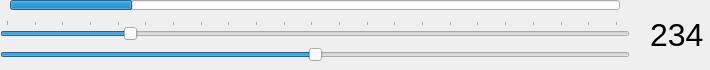
<?xml version="1.0" encoding="UTF-8"?>
<ui version="4.0">
 <class>sliderControlWidget</class>
 <widget class="QWidget" name="sliderControlWidget">
  <property name="geometry">
   <rect>
    <x>0</x>
    <y>0</y>
    <width>710</width>
    <height>70</height>
   </rect>
  </property>
  <property name="windowTitle">
   <string>Form</string>
  </property>
  <widget class="bSlider" name="speedSlider">
   <property name="geometry">
    <rect>
     <x>0</x>
     <y>40</y>
     <width>630</width>
     <height>30</height>
    </rect>
   </property>
   <property name="minimum">
    <number>-100</number>
   </property>
   <property name="maximum">
    <number>100</number>
   </property>
   <property name="orientation">
    <enum>Qt::Horizontal</enum>
   </property>
  </widget>
  <widget class="QProgressBar" name="positionBar">
   <property name="geometry">
    <rect>
     <x>10</x>
     <y>0</y>
     <width>610</width>
     <height>10</height>
    </rect>
   </property>
   <property name="maximum">
    <number>1000</number>
   </property>
   <property name="value">
    <number>200</number>
   </property>
   <property name="textVisible">
    <bool>false</bool>
   </property>
   <property name="orientation">
    <enum>Qt::Horizontal</enum>
   </property>
   <property name="format">
    <string/>
   </property>
  </widget>
  <widget class="bSlider" name="positionSlider">
   <property name="geometry">
    <rect>
     <x>0</x>
     <y>20</y>
     <width>630</width>
     <height>20</height>
    </rect>
   </property>
   <property name="maximum">
    <number>1000</number>
   </property>
   <property name="value">
    <number>200</number>
   </property>
   <property name="orientation">
    <enum>Qt::Horizontal</enum>
   </property>
   <property name="invertedAppearance">
    <bool>false</bool>
   </property>
   <property name="invertedControls">
    <bool>false</bool>
   </property>
   <property name="tickPosition">
    <enum>QSlider::TicksAbove</enum>
   </property>
   <property name="tickInterval">
    <number>45</number>
   </property>
  </widget>
  <widget class="QLabel" name="coordLabel">
   <property name="geometry">
    <rect>
     <x>650</x>
     <y>20</y>
     <width>60</width>
     <height>30</height>
    </rect>
   </property>
   <property name="font">
    <font>
     <family>Helvetica</family>
     <pointsize>24</pointsize>
    </font>
   </property>
   <property name="text">
    <string>234</string>
   </property>
  </widget>
 </widget>
 <customwidgets>
  <customwidget>
   <class>bSlider</class>
   <extends>QSlider</extends>
   <header location="global">bslider.h</header>
  </customwidget>
 </customwidgets>
 <resources/>
 <connections/>
 <designerdata>
  <property name="gridDeltaX">
   <number>10</number>
  </property>
  <property name="gridDeltaY">
   <number>10</number>
  </property>
  <property name="gridSnapX">
   <bool>false</bool>
  </property>
  <property name="gridSnapY">
   <bool>false</bool>
  </property>
  <property name="gridVisible">
   <bool>false</bool>
  </property>
 </designerdata>
</ui>
